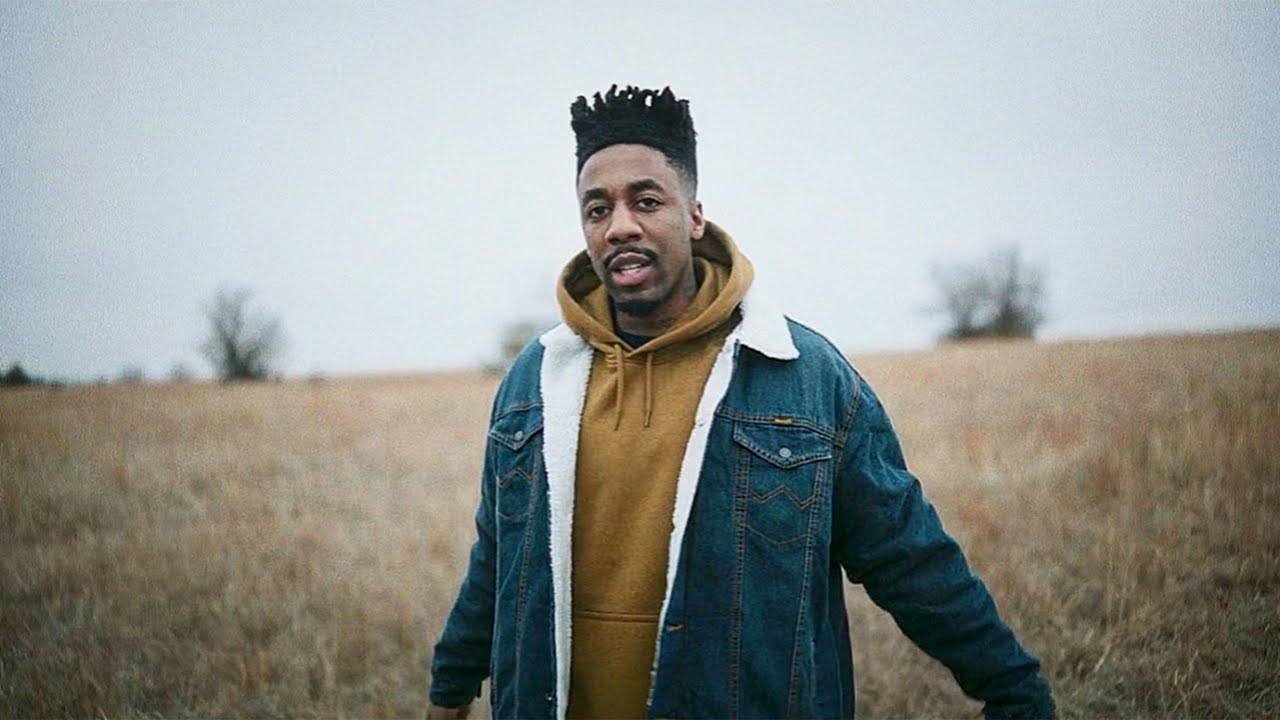
#> input picture Images/man2.jpg, 1280 x 720 px, found by its file name
$ jupyter execute '50 - face and eye detection.ipynb'
#> lines starting #> are read from the running program, lines starting #| are printed output that depends on the picture; after the words box and inside, x2 and y2 are one past the last pixel; in counts of white or black regions, pixels touching at a corner belong together
## 50 - face and eye detection

**In this lesson we'll learn:**
1. To use a Haarcascade Classifer to detect faces
2. To use a Haarcascade Classifer to detect eyes

[cell 1]
import cv2
import numpy as np
from matplotlib import pyplot as plt

### HAAR Cascade Classifiers

[cell 2]
# Load Haar cascade classifier for face detection
face_cascade = cv2.CascadeClassifier(cv2.data.haarcascades + 'haarcascade_frontalface_default.xml')

image_path = "/Users/alireza/Coding/OpenCV_Learning/OpenCV_Learnings/Images/man2.jpg"
image = cv2.imread(image_path)
#> image is the input picture: shape (720, 1280, 3); mean B, G, R 147.8, 151.7, 148.3
image = cv2.cvtColor(image,cv2.COLOR_BGR2RGB)
# Check if image was loaded
if image is None:
    print("Image not found or unable to load.")
    exit()

# Convert to grayscale

# Detect faces
faces = face_cascade.detectMultiScale(image, scaleFactor=1.3, minNeighbors=5)
#> faces = [[557, 151, 138, 138]]

# Draw rectangles around faces
for (x, y, w, h) in faces:
    cv2.rectangle(image, (x, y), (x+w, y+h), (255, 0, 0), 2)
#> this loop made 1 pass
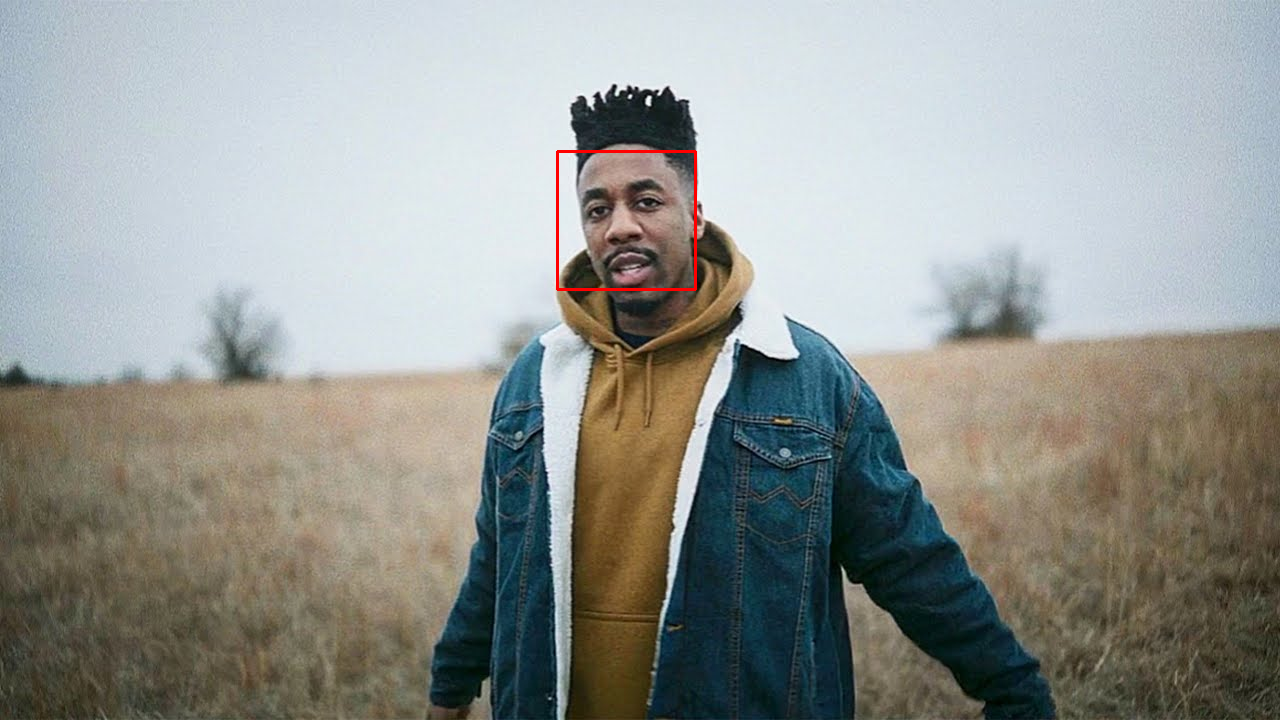
#> image: shape (720, 1280, 3); mean R, G, B 148.5, 151.5, 147.6

# Show the result
plt.imshow( image)

[cell 3]
import cv2

# Load Haar cascade classifiers
face_cascade = cv2.CascadeClassifier(cv2.data.haarcascades + 'haarcascade_frontalface_default.xml')
eye_cascade  = cv2.CascadeClassifier(cv2.data.haarcascades + 'haarcascade_eye.xml')

# Read the image
image_path = "/Users/alireza/Coding/OpenCV_Learning/OpenCV_Learnings/Images/man2.jpg"
image = cv2.imread(image_path)
image = cv2.cvtColor(image,cv2.COLOR_BGR2RGB)
if image is None:
    print("Image not found or unable to load.")
    exit()

# Convert to grayscale
gray = cv2.cvtColor(image, cv2.COLOR_BGR2GRAY)
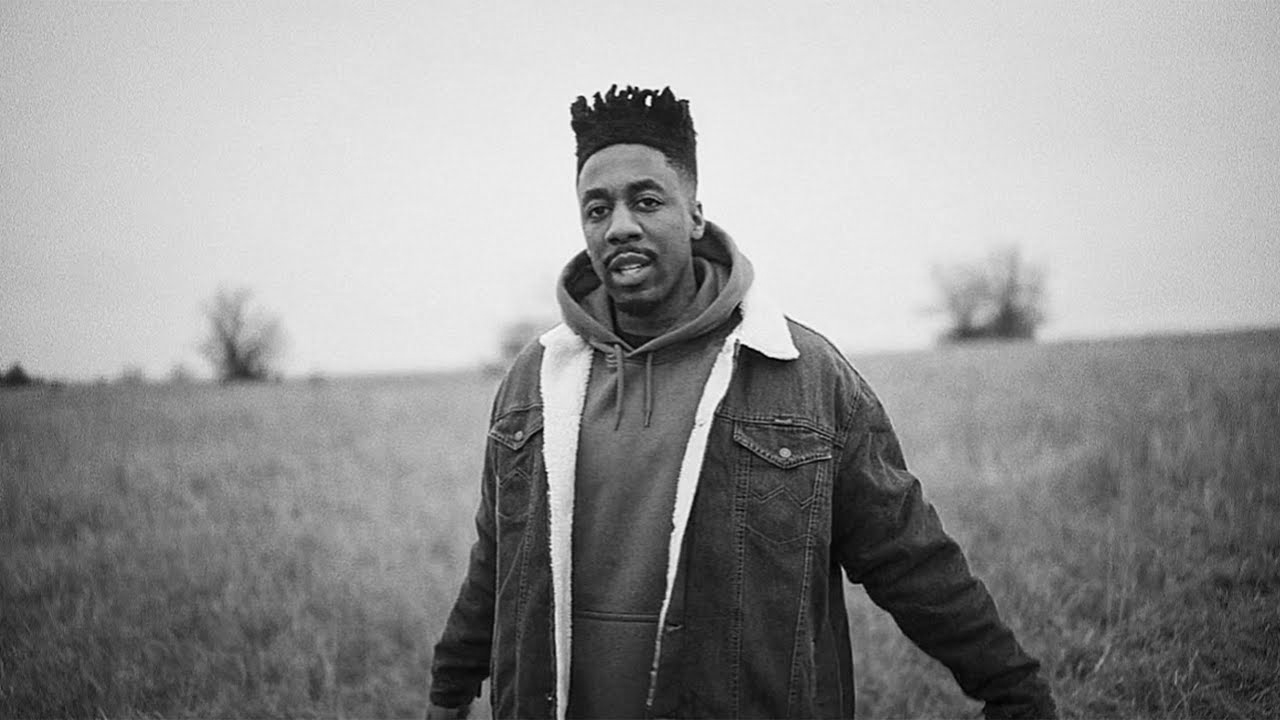
#> gray: shape (720, 1280); min 1, max 255, mean 150.2

# Detect faces
faces = face_cascade.detectMultiScale(gray, scaleFactor=1.3, minNeighbors=5)

for (x, y, w, h) in faces:
    # Draw face rectangle
    cv2.rectangle(image, (x, y), (x+w, y+h), (255, 0, 0), 2)

    # Region of interest for eyes (only search inside the face)
    roi_gray = gray[y:y+h, x:x+w]
    roi_color = image[y:y+h, x:x+w]

    # Detect eyes in the face ROI
    eyes = eye_cascade.detectMultiScale(roi_gray, scaleFactor=1.1, minNeighbors=10)
    for (ex, ey, ew, eh) in eyes:
        cv2.rectangle(roi_color, (ex, ey), (ex+ew, ey+eh), (0, 255, 0), 2)
#> this loop made 1 pass
#> (x, y, w, h, eyes) on pass 1: (557, 151, 138, 138, [[24, 43, 32, 32], [70, 32, 40, 40]])
#> pass 1, `roi_gray = gray[y:y+h, x:x+w]`:
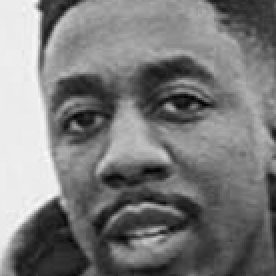
#> roi_gray: shape (138, 138) (shown 2 times larger); min 3, max 249, mean 122.9
#> pass 1, `roi_color = image[y:y+h, x:x+w]`:
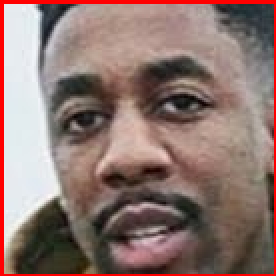
#> roi_color: shape (138, 138, 3) (shown 2 times larger); mean R, G, B 142.1, 116.9, 111.1
#> after the loop:
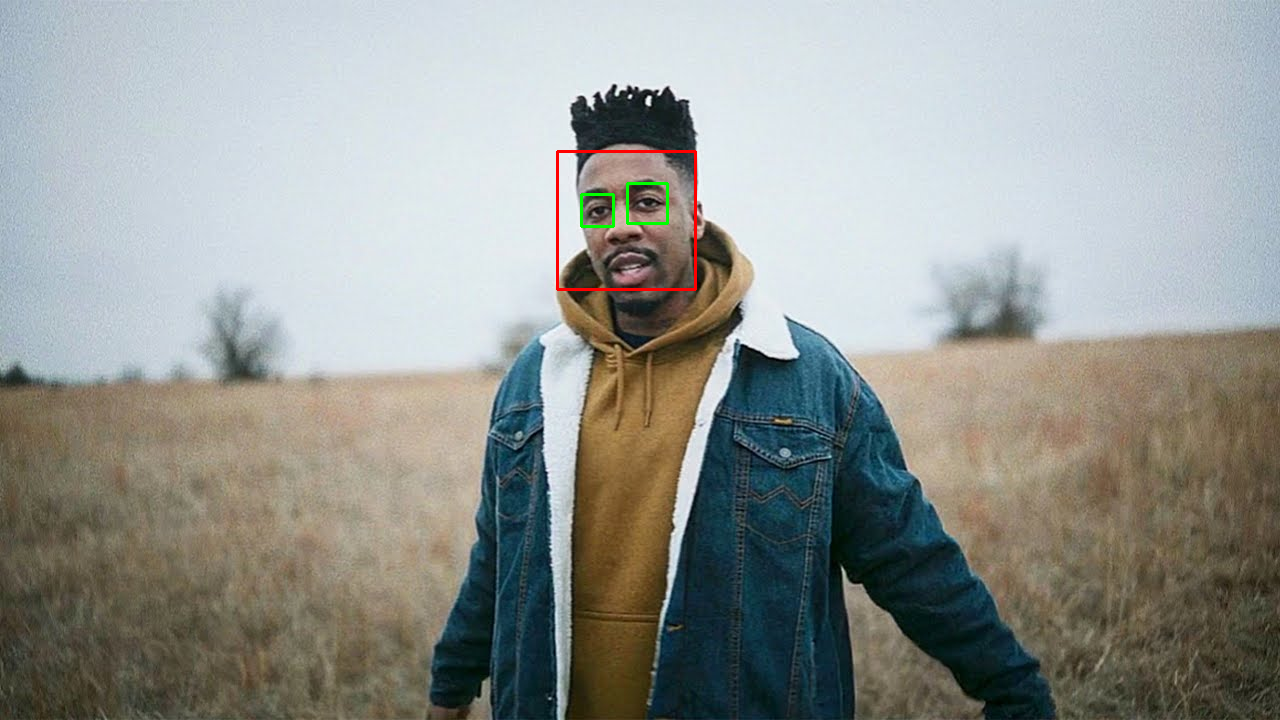
#> image: shape (720, 1280, 3); mean R, G, B 148.4, 151.6, 147.5
#> after the loop:
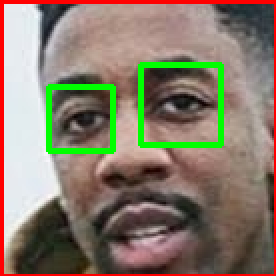
#> roi_color: shape (138, 138, 3) (shown 2 times larger); 4.49% of pixels changed, all inside (x1, y1, x2, y2) = (23, 31, 112, 77)

# Show the result
plt.imshow(image)
